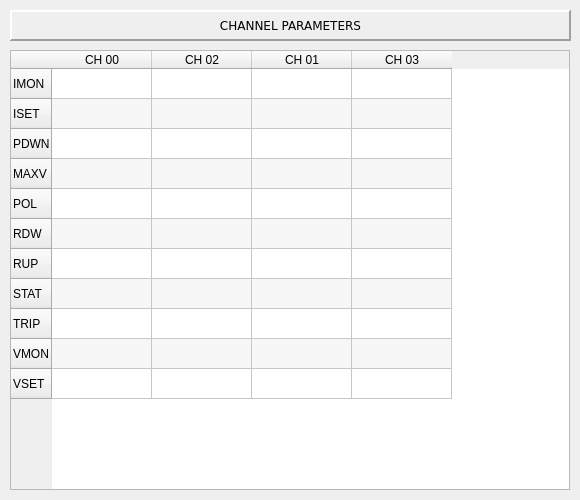
<?xml version="1.0" encoding="UTF-8"?>
<ui version="4.0">
 <class>channelparameters</class>
 <widget class="QWidget" name="channelparameters">
  <property name="geometry">
   <rect>
    <x>0</x>
    <y>0</y>
    <width>580</width>
    <height>500</height>
   </rect>
  </property>
  <property name="windowTitle">
   <string>Form</string>
  </property>
  <widget class="QTableWidget" name="tableWidget">
   <property name="geometry">
    <rect>
     <x>10</x>
     <y>50</y>
     <width>560</width>
     <height>440</height>
    </rect>
   </property>
   <property name="sizePolicy">
    <sizepolicy hsizetype="Fixed" vsizetype="Fixed">
     <horstretch>0</horstretch>
     <verstretch>0</verstretch>
    </sizepolicy>
   </property>
   <property name="alternatingRowColors">
    <bool>true</bool>
   </property>
   <property name="gridStyle">
    <enum>Qt::SolidLine</enum>
   </property>
   <property name="sortingEnabled">
    <bool>false</bool>
   </property>
   <row>
    <property name="text">
     <string>IMON</string>
    </property>
   </row>
   <row>
    <property name="text">
     <string>ISET</string>
    </property>
   </row>
   <row>
    <property name="text">
     <string>PDWN</string>
    </property>
   </row>
   <row>
    <property name="text">
     <string>MAXV</string>
    </property>
   </row>
   <row>
    <property name="text">
     <string>POL</string>
    </property>
   </row>
   <row>
    <property name="text">
     <string>RDW</string>
    </property>
   </row>
   <row>
    <property name="text">
     <string>RUP</string>
    </property>
   </row>
   <row>
    <property name="text">
     <string>STAT</string>
    </property>
   </row>
   <row>
    <property name="text">
     <string>TRIP</string>
    </property>
   </row>
   <row>
    <property name="text">
     <string>VMON</string>
    </property>
   </row>
   <row>
    <property name="text">
     <string>VSET</string>
    </property>
   </row>
   <column>
    <property name="text">
     <string>CH 00</string>
    </property>
   </column>
   <column>
    <property name="text">
     <string>CH 02</string>
    </property>
   </column>
   <column>
    <property name="text">
     <string>CH 01</string>
    </property>
   </column>
   <column>
    <property name="text">
     <string>CH 03</string>
    </property>
   </column>
  </widget>
  <widget class="QLabel" name="label">
   <property name="geometry">
    <rect>
     <x>10</x>
     <y>10</y>
     <width>561</width>
     <height>31</height>
    </rect>
   </property>
   <property name="font">
    <font>
     <family>Verdana</family>
    </font>
   </property>
   <property name="frameShape">
    <enum>QFrame::Panel</enum>
   </property>
   <property name="frameShadow">
    <enum>QFrame::Raised</enum>
   </property>
   <property name="lineWidth">
    <number>2</number>
   </property>
   <property name="midLineWidth">
    <number>0</number>
   </property>
   <property name="text">
    <string>CHANNEL PARAMETERS</string>
   </property>
   <property name="textFormat">
    <enum>Qt::RichText</enum>
   </property>
   <property name="scaledContents">
    <bool>true</bool>
   </property>
   <property name="alignment">
    <set>Qt::AlignCenter</set>
   </property>
   <property name="wordWrap">
    <bool>false</bool>
   </property>
  </widget>
 </widget>
 <resources/>
 <connections/>
</ui>
